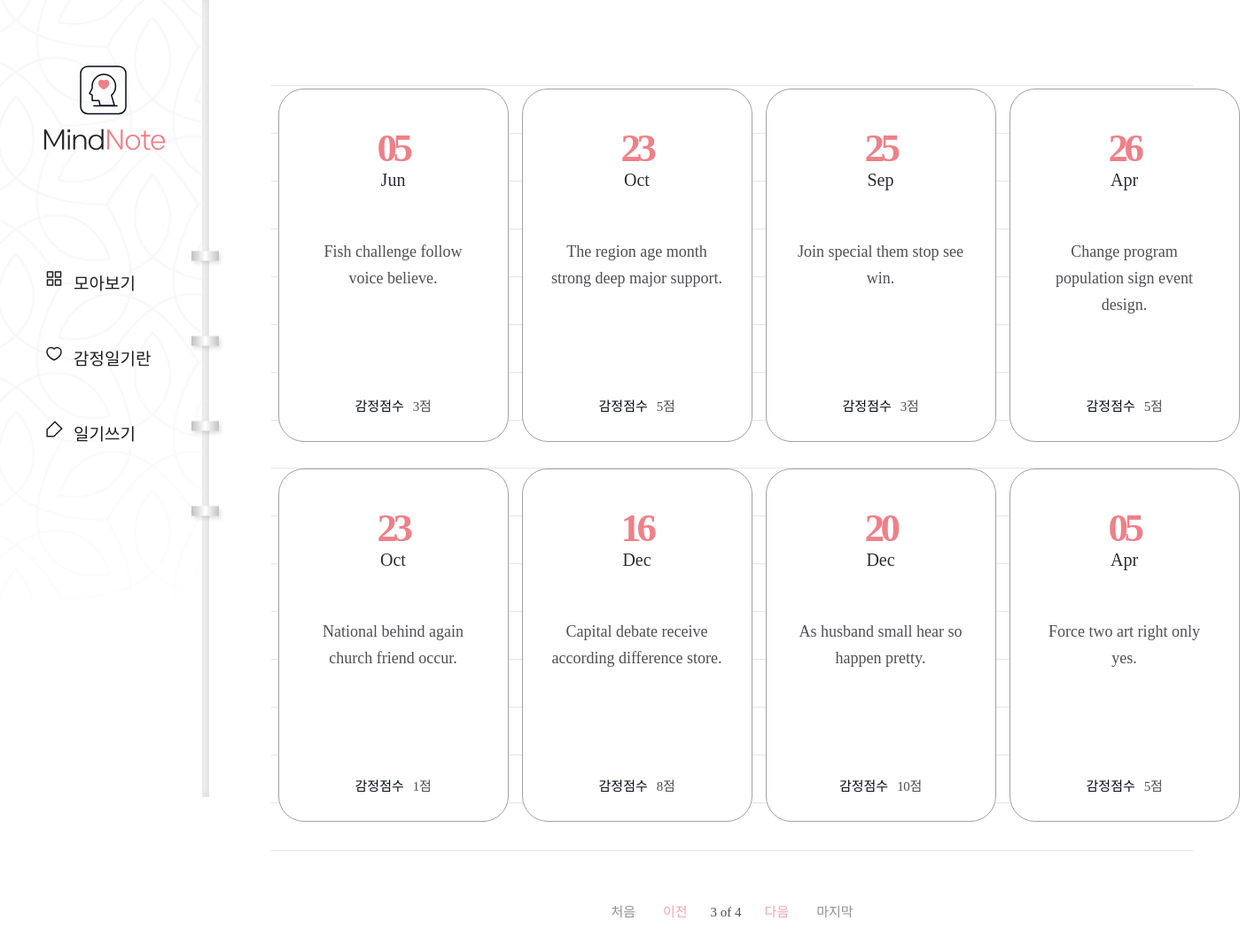
/diary/?page=3, run on the app's committed database.
### diary/models.py (models this page shows, shortened)
class Page(models.Model):
    title = models.CharField(max_length=100, validators=[validate_no_hash])
    content = models.TextField(validators=[validate_no_hash])
    feeling = models.CharField(max_length=80, validators=[validate_no_hash, validate_no_numbers])
    score = models.IntegerField(validators=[validate_score])
    dt_created = models.DateTimeField()

### diary/views.py (the view)
# urls.py: path('diary/', views.PageListView.as_view(), name='page-list'),
class PageListView(ListView):
    model = Page
    template_name = 'diary/page_list.html'
    ordering = ['-dt_created']
    paginate_by = 8
    page_kwarg = 'page'

### diary/templates/diary/page_list.html (shortened to what this page needs)
{% extends './base.html' %}
{% block content %}
{% if page_obj.object_list %}
    <div class="wrap-note">
        <div class="note">
            <div class="note-list">
                <ul>
                    {% for obj in page_obj.object_list %}
                    <li>
                        <a href="{% url 'page-detail' obj.id %}">
                            <div class="date">
                                <span>{{obj.dt_created|date:"d"}}</span>
                                <p>{{obj.dt_created|date:"M"}}</p>
                            </div>
                            <h2>{{obj.title}}</h2>
                            <div class="score">
                                <p>감정점수</p>
                                <span>{{obj.score}}점</span>
                            </div>
                        </a>
                    </li>
                    {% endfor %}
                </ul>
            </div>
            <div class="paging">
                {% if page_obj.has_previous %}
                    <a href="?page=1" class="first">처음</a>
                    <a href="?page={{ page_obj.previous_page_number }}" class="prev">이전</a>
                {% endif %}
                <span class="page">
                    <p>{{ page_obj.number }} of {{ page_obj.paginator.num_pages }}</p>
                </span>
                {% if page_obj.has_next %}
                    <a href="?page={{ page_obj.next_page_number }}" class="next">다음</a>
                    <a href="?page={{ page_obj.paginator.num_pages }}" class="last">마지막</a>
                {% endif %}
            </div>
        </div>
    </div>
{% endif %}
{% endblock content %}

### diary/static/diary/css/styles.css (style rules this page uses)
h1,h2,h3,p,a,ul,li { margin: 0; padding: 0; font-family: 'NanumSquare'; list-style: none; text-decoration: none; outline: none; }
html { position: relative; min-height: 100%; margin: 0; }
body { margin: 0; padding: 0; -webkit-font-smoothing: antialiased; -moz-osx-font-smoothing: auto; }
.wrap-note .note { padding-left: 236px; padding-top: 50px; padding-bottom: 200px; }
.note-list { margin: 0 70px; padding-top: 50px; background: url(../image/note-bg.svg) repeat-x center/1535px 974px; }
.note-list ul { overflow: hidden; width: 1100px; margin: 0 auto; padding-bottom: 50px; }
.note-list ul li { float: left; width: 25%; padding-bottom: 30px; }
.note-list ul li a { display: block; width: 258px; height: 397px; margin: 0 auto; background: #fff; border: solid 1px #a3a0a0; border-radius: 29px; }
.note-list ul li a .date { margin-top: 40px; margin-bottom: 55px; text-align: center; }
.note-list ul li a .date p { display: inline-block; font-family: 'NanumSquare'; color: #2b2d32; font-size: 20px; text-align: center; text-transform: capitalize; line-height: 1; }
.note-list ul li a .date span { display: block; font-family: 'NanumSquare'; color: #ee8088; font-weight: 700; font-size: 45px; letter-spacing: -4.47px; }
.note-list ul li a h2 { width: 196px; height: 150px; margin: 0 auto; font-family: 'NanumBarunpen'; color: #4e4f53; font-weight: normal; font-size: 18px; line-height: 1.67; text-align: center; }
.note-list ul li a .score { margin-top: 28px; text-align: center; }
.note-list ul li a .score p { display: inline-block; font-family: 'NanumSquare'; color: #060b18; font-size: 15px; }
.note-list ul li a .score span { padding-left: 6px; font-family: 'NanumBarunpen'; color: #4e4f53; font-size: 15px; letter-spacing: -0.29px; }
.paging { margin-top: 10px; text-align: center; }
.paging a { display: inline-block; font-family: 'NanumSquare'; font-size: 15px; }
.paging .first,.paging .last { color: #929191; }
.paging .first { margin-right: 27px; }
.paging .last { margin-left: 27px; }
.paging .prev,.paging .next { color: #f2a6ac; }
.paging span { display: inline-block; }
.paging span p { margin: 0 22px; font-family: 'NanumSquare'; color: #4e4f53; font-size: 15px; }

### data on the page
Page: dt_created "05", dt_created "Jun", title "Fish challenge follow voice believe.", score "3"
Page: dt_created "23", dt_created "Oct", title "The region age month strong deep major support.", score "5"
Page: dt_created "25", dt_created "Sep", title "Join special them stop see win.", score "3"
Page: dt_created "26", dt_created "Apr", title "Change program population sign event design.", score "5"
Page: dt_created "23", dt_created "Oct", title "National behind again church friend occur.", score "1"
Page: dt_created "16", dt_created "Dec", title "Capital debate receive according difference store.", score "8"
Page: dt_created "20", dt_created "Dec", title "As husband small hear so happen pretty.", score "10"
Page: dt_created "05", dt_created "Apr", title "Force two art right only yes.", score "5"

### other printed values
{{ page_obj.number }} "3"
{{ page_obj.paginator.num_pages }} "4"
